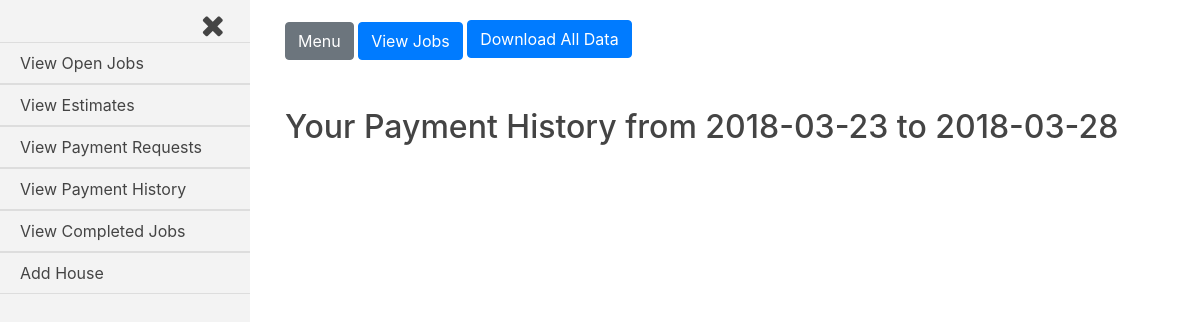
Before: /payment_requests/approved_payments (signed in) with the older database file.
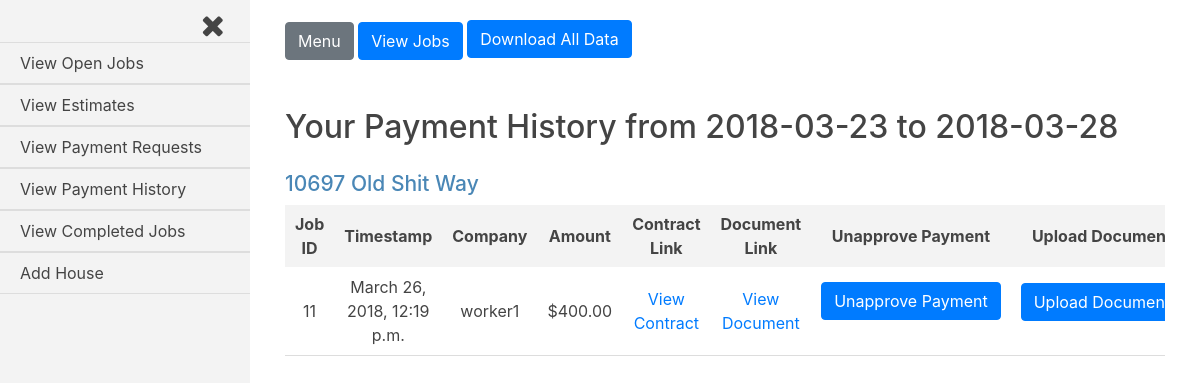
After: the same page with the newer database file.
### jobs/models.py (models this page shows, shortened)
class House(models.Model):
    address = models.CharField(max_length=250)
    companies = models.ManyToManyField(settings.AUTH_USER_MODEL, through='Current_Worker')
    proposed_jobs = models.BooleanField(default=False)
    pending_payments = models.BooleanField(default=False)
    payment_history = models.BooleanField(default=False)
    completed_jobs = models.BooleanField(default=False)
    customer = models.ForeignKey(settings.AUTH_USER_MODEL, on_delete=models.CASCADE, related_name='customer_house')
    def __str__(self):
        return self.address

class Request_Payment(models.Model):
    job = models.ForeignKey(Job, on_delete=models.CASCADE)
    submit_date = models.DateTimeField(auto_now_add=True, blank=True)
    approved_date = models.DateTimeField(auto_now_add=True, blank=True)
    house = models.ForeignKey(House, on_delete=models.CASCADE)
    amount = models.DecimalField(max_digits=8, decimal_places=2, default=0.00)
    approved = models.BooleanField(default=False)
    def generate_filename(self, filename):
        file_path = 'admin_uploads/{}/{}'.format(str(self.job), str(filename))
        return file_path
    document_link = models.FileField(upload_to=generate_filename)

class Job(models.Model):
    house = models.ForeignKey(House, on_delete=models.CASCADE)
    company = models.ForeignKey(settings.AUTH_USER_MODEL, on_delete=models.CASCADE)
    start_amount = models.DecimalField(max_digits=8, decimal_places=2, default=0.00)
    start_date = models.DateTimeField(auto_now_add=True, blank=True)
    total_paid = models.DecimalField(max_digits=8, decimal_places=2, default=0.00)
    approved = models.BooleanField(default=False)
    def generate_filename(self, filename):
        file_path = 'uploads/{}/{}'.format(str(self.house.address), str(filename))
        return file_path
    document_link = models.FileField(upload_to=generate_filename)
    balance_amount = models.DecimalField(max_digits=8, decimal_places=2, default=0.00)

### payment_requests/views.py (the view)
@login_required
def approved_payments(request):
    current_user = request.user
    if current_user.is_active and current_user.groups.filter(name__in=['Customers', 'Customers Staff']).exists():
        customer = Customer(current_user)
        customer = customer.is_customer_staff()
        houses = customer.payment_history_houses()
        payments = customer.current_payments()
        form = Change_Payment_Status()
        upload_document_form = Upload_Document_Form()
        template = loader.get_template('payment_requests/approved_payments.html')
        start_week = str(Customer.start_week.date())
        today = str(Customer.today.date())
        context = {
            'houses': houses,
            'payments': payments,
            'current_user': current_user,
            'form': form,
            'upload_document_form': upload_document_form,
            'start_week': start_week,
            'today': today
        }
        if request.method == 'POST':
            form = Change_Payment_Status(request.POST)
            if form.is_valid():
                p_id = int(request.POST.get('p_id'))
                job_id = int(request.POST.get('job_id'))
                address = str(request.POST.get('job_house'))
                house = House.objects.filter(address=address)
                payment = Request_Payment.objects.filter(id=p_id)
                request_amount = payment[0].amount
                job = Job.objects.filter(id=job_id)
                total_paid = job[0].total_paid
                new_total_paid = total_paid - request_amount
                job.update(total_paid=new_total_paid)
                payment.update(approved=False)
                house.update(pending_payments=True)
                job.update(balance_amount=job[0].balance)
                if job[0].balance_amount > 0:
                    house.update(completed_jobs=False)
                    if not Current_Worker.objects.filter(company=job[0].company, house=job[0].house).exists():
                        worker = Current_Worker(company=job[0].company, house=job[0].house, current=True)
                        worker.save()
                """if there are no more approved payments for a house,
                set payment_history=False for that specific house
                """
                payments = Request_Payment.objects.filter(house=house[0], approved=True)
                if not payments:
                    house.update(payment_history=False)
                return redirect('/payment_requests/approved_payments')
        else:
            form = Change_Payment_Status()
        return HttpResponse(template.render(context, request))
    else:
        return redirect('/accounts/login')

### payment_requests/forms.py
class Change_Payment_Status(ModelForm, forms.Form):
    class Meta:
        model = Request_Payment
        exclude = ['job', 'amount', 'approved', 'house', 'document_link']

### payment_history/forms.py
class Upload_Document_Form(ModelForm, forms.Form):
    class Meta:
        model = Request_Payment
        fields = ['document_link']
        widgets ={
            'document_link': forms.HiddenInput(attrs={'class':'document_link', 'required':''}),
        }

### customer_register/customer.py (called while the page is built)
    def is_customer_staff(self):
        if self.customer.groups.filter(name='Customers Staff').exists():
            customer_id = self.customer.groups.values_list('name', flat=True)[1]
            if customer_id == 'Customers Staff':
                customer_id = self.customer.groups.values_list('name', flat=True)[0]
            self.customer = int(customer_id)
            return Customer(self.customer)
        return Customer(self.customer)

    def houses(self):
        return House.objects.filter(customer=self.customer)

    def current_payments(self):
        return Request_Payment.objects.filter(house__customer=self.customer, job__approved=True, approved=True, approved_date__range=[Customer.start_week, Customer.today])

### payment_requests/templates/payment_requests/approved_payments.html (shortened to what this page needs)
{% extends 'base_login_admin.html' %}
{% load humanize %}
{% load static %}
{% load payment_requests_group_check %}
{% block content %}
<h2>Your Payment History from {{start_week}} to {{today}}</h2>
{% for house in houses %}
<div class="job-container">
  <div class="house">
    <h3 class="house-address">{{house.address}}</h3>
  </div>
  <table class="job-summary">
    <tr class="job-headings">
      <th>Job ID</th>
      <th>Timestamp</th>
      <th>Company</th>
      <th>Amount</th>
      <th>Contract Link</th>
      <th>Document Link</th>
      {% if current_user|in_group:'Customers' %}
      <th>Unapprove Payment</th>
      {% endif %}
      <th>Upload Document</th>
    </tr>
    {% for p in payments %}
      {% if p.job.house.address == house.address %}
    <tr class="job-info">
      <td>{{p.job.id}}</td>
      <td>{{p.approved_date}}</td>
      <td>{{p.job.company}}</td>
      <td>${{p.amount|intcomma}}</td>
      <td><a href="{{p.job.document_link.url}}">View Contract</a></td>
      <td><a href="{% if p.document_link.url != None %}{{p.document_link.url}}{% else %}#{% endif %}">View Document</a></td>
      {% if current_user|in_group:'Customers' %}
      <td>
        <form class="unapprove-payment-form" action="" method="post">
          <input class="btn btn-primary unapprove-payment" type="submit" value="Unapprove Payment">
        </form>
      </td>
      {% endif %}
      <td>
        <form class="upload-document-form" action="/payment_history/p_history_job" method="post" role="form" enctype="multipart/form-data">
          <input class="btn btn-primary upload-document" name="upload-document" value="Upload Document" type="submit">
        </form>
      </td>
    </tr>
      {% endif %}
    {% endfor %}
  </table>
</div>
{% endfor %}
{% endblock content %}

Changed rows visible on the page:
now on this page (row edited): House: address "10697 Old Shit Way"
added Request_Payment: job.id "11", approved_date "March 26, 2018, 12:19 p.m.", job.company "worker1", amount "400.00"
